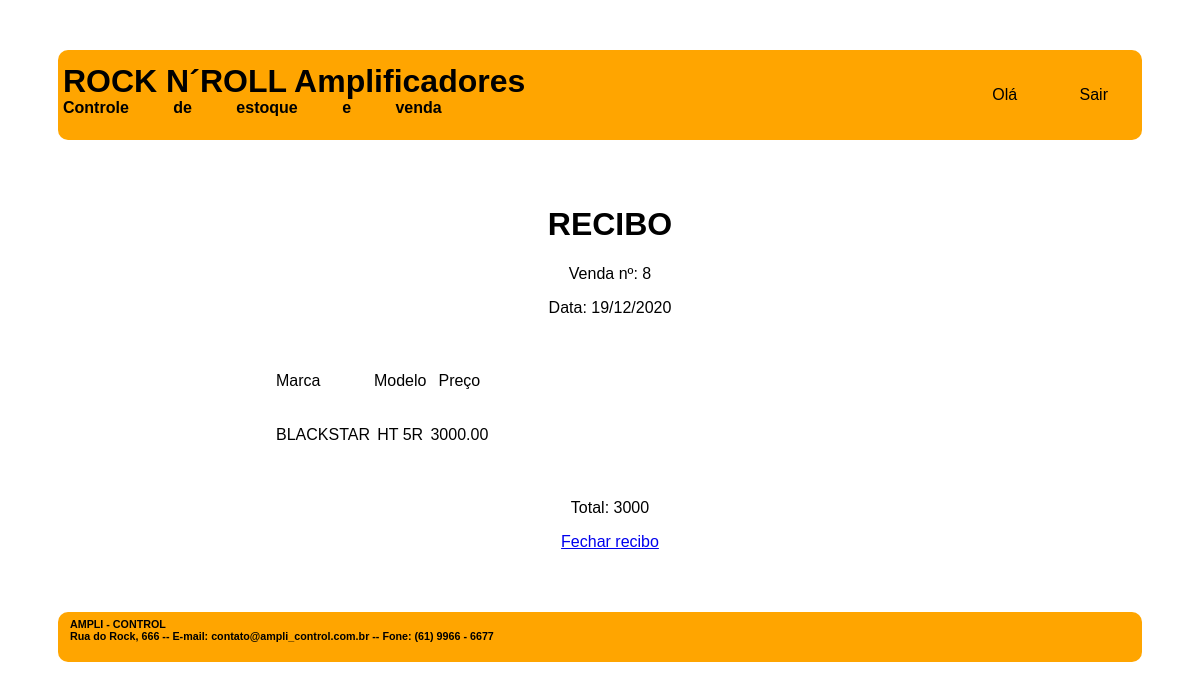
/recibo_compra.php, run on the app's committed database.
### tables this page shows
CREATE TABLE `vendas` (
  `COD_VEN` int(11) NOT NULL,
  `DATA_VEN` varchar(45) NOT NULL,
  `FUNCIONARIOS_COD_FUN` int(11) NOT NULL
);

CREATE TABLE `amplificadores` (
  `COD_AMP` int(11) NOT NULL,
  `TIPO_AMP` varchar(45) NOT NULL,
  `MARCA_AMP` varchar(45) NOT NULL,
  `MODELO_AMP` varchar(45) NOT NULL,
  `PRECO_AMP` decimal(10,2) NOT NULL,
  `FOTO_AMP` varchar(100) NOT NULL,
  `FILA_COMPRA_AMP` char(1) NOT NULL DEFAULT 'N',
  `VENDAS_COD_VEN` int(11) DEFAULT NULL
);

### recibo_compra.php (the view, shortened to what this page needs)
<!DOCTYPE html>
<html>
    <head>
        <link rel="stylesheet" type="text/css" href="css/layout.css">
		<link rel="stylesheet" type="text/css" href="css/menu.css">
    </head>
    <body>
        <div id="principal">
			<div id="topo">
				<div id="logo">
					<h1> ROCK N´ROLL Amplificadores </h1>
					<h4> Controle de estoque e venda </h4>
				</div>
				<div class="menu_global">
					<ul>
						<li> Olá <?php include "valida_login.php";?></li>
                        <li><a href="logout.php" class="active">Sair</a></li>
                    </ul>
				</div>
			</div>
			<div id="conteudo_especifico">
				<div class="div_central centralizar">
					<h1> RECIBO </h1>
					<?php
						$conectar = mysqli_connect ("localhost", "root", "", "sistema_modelo");
						$data = date ('d/m/Y');
						$sql_consulta_ultima_venda = "SELECT cod_ven
						FROM vendas ORDER BY cod_ven DESC LIMIT 1";
						$resultado_consulta = mysqli_query ($conectar, $sql_consulta_ultima_venda);
						$registro_cod_ven = mysqli_fetch_row ($resultado_consulta);
						$sql_consulta_recibo = "SELECT marca_amp, modelo_amp, preco_amp FROM amplificadores WHERE vendas_cod_ven = '$registro_cod_ven[0]'";
						$resultado_consulta = mysqli_query ($conectar, $sql_consulta_recibo);
						echo "<p> Venda nº: $registro_cod_ven[0]</p>";
						echo "<p> Data: $data</p>";
					?>
					<table class="centralizar">
						<tr>
							<td class="esquerda">
								<p> Marca </p>
							</td>
							<td>
								<p> Modelo </p>
							</td>
							<td>
								<p> Preço </p>
							</td>
						</tr>
						<?php
							$valor_total = 0;
							while ($registro = mysqli_fetch_row($resultado_consulta))
							{
						?>
						<tr>
							<td class="esquerda">
								<p>
									<?php echo "$registro[0]"; ?>
								</p>
							</td>
							<td>
								<p>
									<?php echo "$registro[1]";	?>
								</p>
							</td>
							<td class="esquerda">
								<p>
									<?php
										echo "$registro[2]";
										$valor_total = $valor_total + $registro[2];
									?>
								</p>
							</td>
						</tr>
						<?php
							}
						?>
					</table>
					<p> Total: <?php echo $valor_total; ?> </p>
					<p> <a href="vendas.php"> Fechar recibo </a> </p>
				</div>
			</div>
			<div id="rodape">
				<div id="texto_institucional">
					<div id="texto_institucional">
						<h6> AMPLI - CONTROL </h6>
						<h6> Rua do Rock, 666 -- E-mail: contato@ampli_control.com.br -- Fone: (61) 9966 - 6677 </h6>
					</div>
				</div>
		</div>
    </body>
</html>

### css/layout.css (style rules this page uses)
#topo { padding: 5px; display: grid; grid-template-columns: auto auto; margin: 0px auto 20px auto; grid-gap: 5px; border-radius: 10px; background-color: orange; color: black; justify-content: space-between; }
#logo h1 { line-height: 10px; word-spacing: 0px; }
#logo h4 { line-height: 0px; word-spacing: 40px; }
#conteudo_especifico { padding: 5px; display: grid; grid-template-columns: 50% 50%; margin: 0px auto 5px auto; grid-gap: 20px; }
.div_central { margin: auto 150px auto 150px; grid-column-start: 1; grid-column-end: 3; }
#rodape { padding: 0px; display: grid; grid-template-columns: auto auto; grid-template-rows: 50px; margin: 20px auto 0px auto; grid-gap: 5px; border-radius: 10px; background-color: orange; color: black; justify-content: space-between; }
#rodape h6 { line-height: 0px; word-spacing: 0px; margin: 12px auto 12px 12px; }
.centralizar { text-align: center; padding: 20px 30px 20px 30px; }
.esquerda { text-align: left; }

### css/menu.css (style rules this page uses)
.menu_global a { text-decoration: none; color: black; }

### data on the page
vendas: COD_VEN "8"
amplificadores: MARCA_AMP "BLACKSTAR", MODELO_AMP "HT 5R", PRECO_AMP "3000.00"

### other printed values
$data "19/12/2020"
$valor_total "3000"
